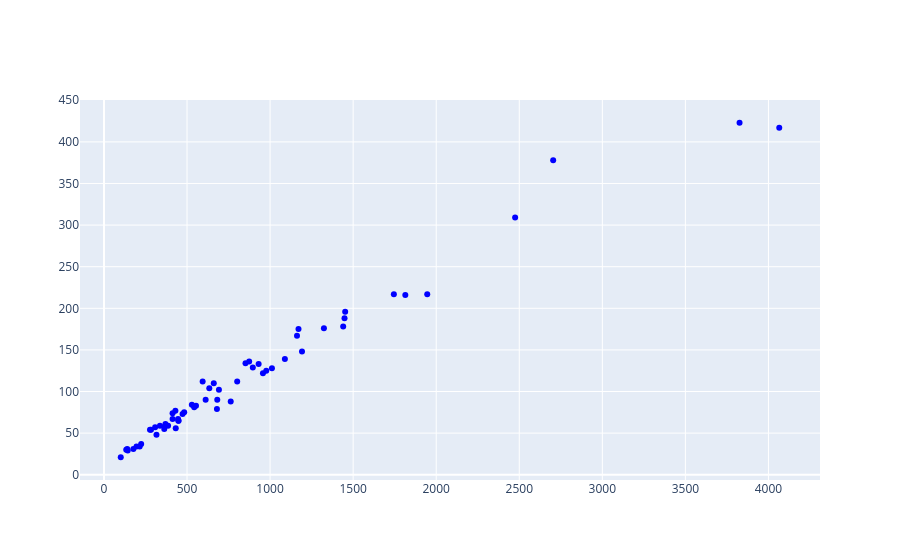

The notebook cell saved with this chart:
### Code cell
#Next we will create a scatter plot by using the add_trace function and use the go.scatter() function within it
# In go.Scatter we define the x-axis data,y-axis data and define the mode as markers with color of the marker as blue
fig.add_trace(go.Scatter(x=distance_array, y=airtime_array, mode='markers', marker=dict(color='blue')))
